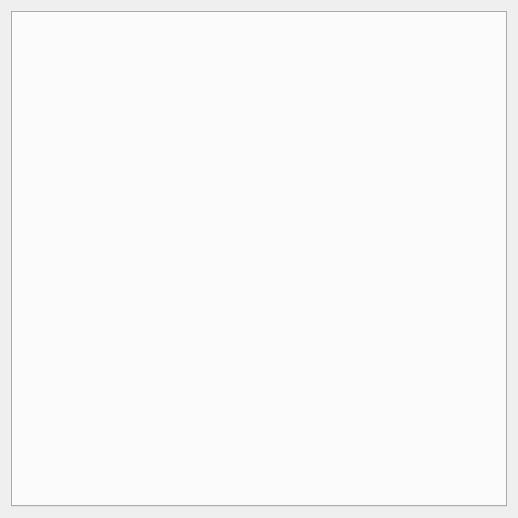
<?xml version="1.0" encoding="UTF-8"?>
<ui version="4.0">
 <class>SettingDialog</class>
 <widget class="QDialog" name="SettingDialog">
  <property name="geometry">
   <rect>
    <x>0</x>
    <y>0</y>
    <width>518</width>
    <height>518</height>
   </rect>
  </property>
  <property name="windowTitle">
   <string>Dialog</string>
  </property>
  <layout class="QVBoxLayout" name="verticalLayout">
   <item>
    <widget class="QTabWidget" name="tabWidget">
     <property name="currentIndex">
      <number>-1</number>
     </property>
    </widget>
   </item>
  </layout>
 </widget>
 <resources/>
 <connections/>
</ui>
